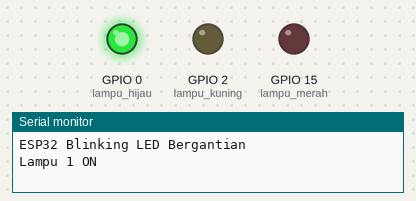
This sketch was run on a simulated ESP32. Parts: output pins drawn as LEDs (lit = HIGH), the last lines printed to the serial monitor.

Above: at 1.0 s.
At 3.0 s:
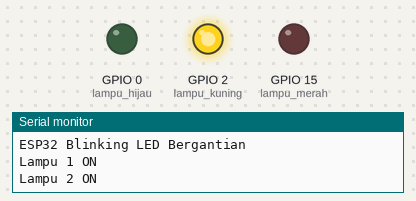
At 5.0 s:
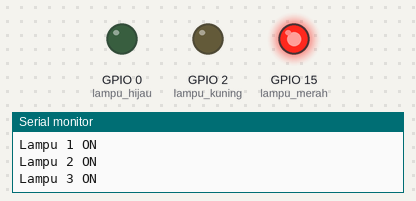
Timing chart, 0 to 7.8 s (numbered marks = the images above):
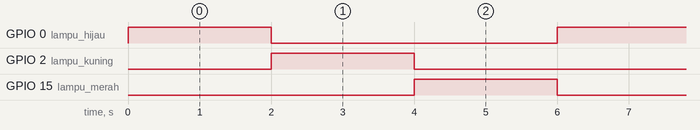

Measured:
- by itself, GPIO 0 (lampu_hijau), GPIO 2 (lampu_kuning), GPIO 15 (lampu_merah): alternates HIGH for 2.0 s and LOW for 4.0 s
- by itself, everything shown: repeats every 6.0 s, in 3 steps

The sketch:

sketch.ino
```cpp
#include <Arduino.h>  // Wajib untuk PlatformIO + ESP32

// Deklarasi pin LED
int lampu_hijau = 0;
int lampu_kuning = 2;
int lampu_merah = 15;

void setup() {
    Serial.begin(115200);  // Inisialisasi komunikasi Serial
    Serial.println("ESP32 Blinking LED Bergantian");

    // Atur pin sebagai OUTPUT
    pinMode(lampu_hijau, OUTPUT);
    pinMode(lampu_kuning, OUTPUT);
    pinMode(lampu_merah, OUTPUT);
}

void loop() {
    // Nyalakan lampu pertama
    digitalWrite(lampu_hijau, HIGH);
    digitalWrite(lampu_kuning, LOW);
    digitalWrite(lampu_merah, LOW);
    Serial.println("Lampu 1 ON");
    delay(2000); //lampu nyala setiap 2 detik

    // Nyalakan lampu kedua
    digitalWrite(lampu_hijau, LOW);
    digitalWrite(lampu_kuning, HIGH);
    digitalWrite(lampu_merah, LOW);
    Serial.println("Lampu 2 ON");
    delay(2000);

    // Nyalakan lampu ketiga
    digitalWrite(lampu_hijau, LOW);
    digitalWrite(lampu_kuning, LOW);
    digitalWrite(lampu_merah, HIGH);
    Serial.println("Lampu 3 ON");
    delay(2000);
}
```
